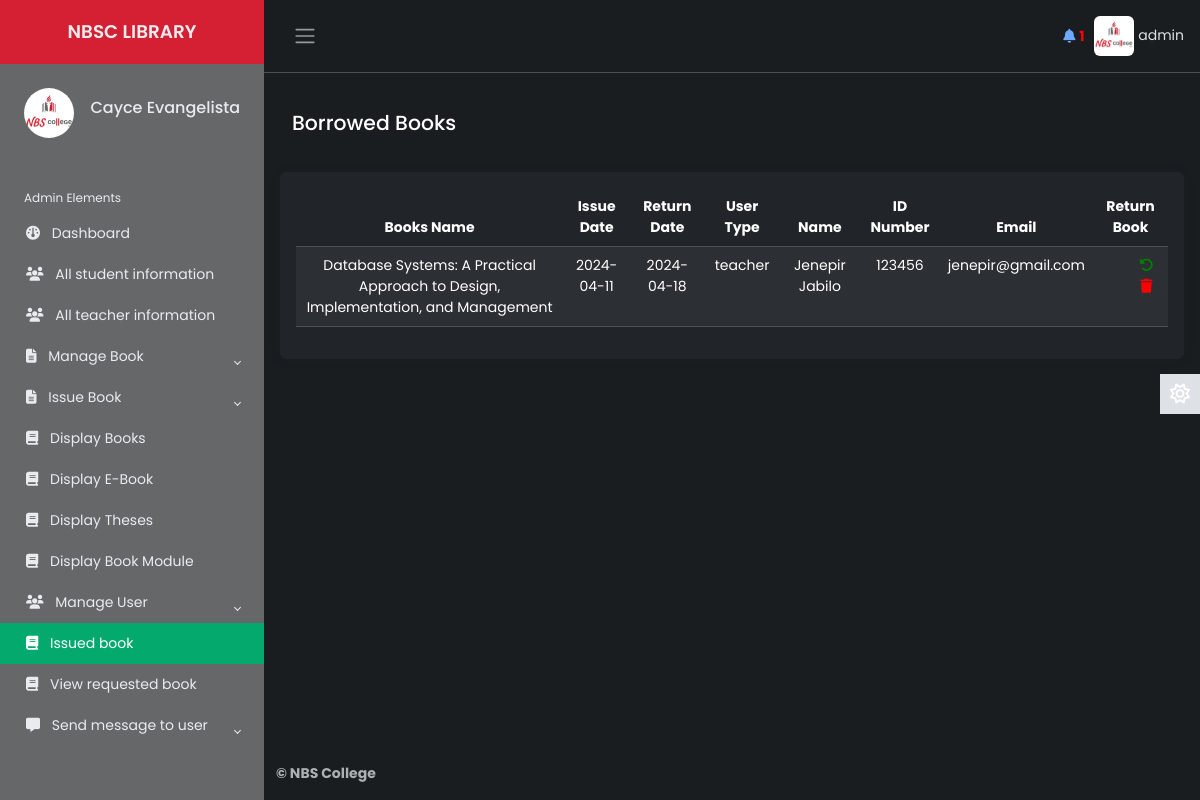
Page /Source/librarian/issued-books.php (signed in) on the earlier database version.
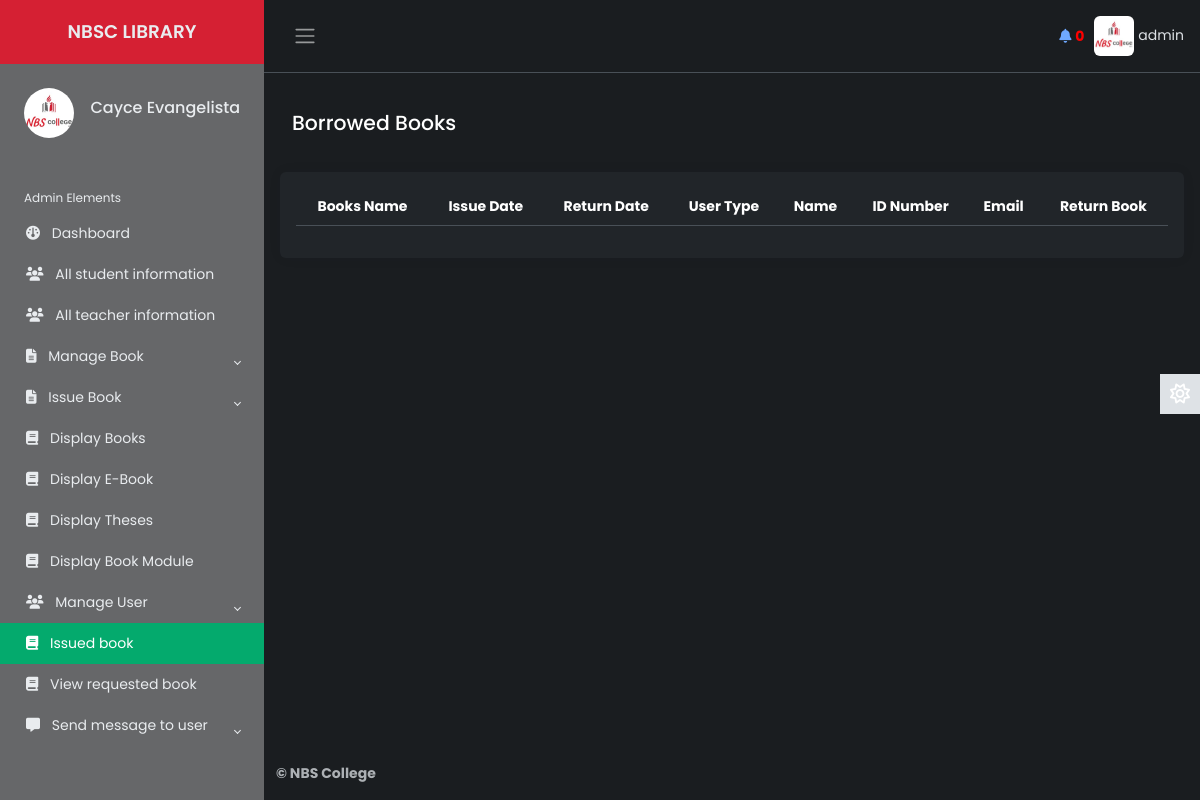
Same page on the later database version.
### tables this page shows
CREATE TABLE `lib_registration` (
  `id` int(2) NOT NULL,
  `name` varchar(50) NOT NULL,
  `username` varchar(20) NOT NULL,
  `password` varchar(20) NOT NULL,
  `email` varchar(50) NOT NULL,
  `phone` varchar(20) NOT NULL,
  `address` varchar(100) NOT NULL,
  `photo` varchar(500) NOT NULL,
  `status` varchar(7) NOT NULL
);

CREATE TABLE `issue_book` (
  `id` int(10) NOT NULL,
  `utype` varchar(10) NOT NULL,
  `student_number` varchar(20) NOT NULL,
  `name` varchar(100) NOT NULL,
  `last_name` varchar(50) NOT NULL,
  `middle_name` varchar(50) NOT NULL,
  `dept` varchar(10) NOT NULL,
  `phone` varchar(20) NOT NULL,
  `email` varchar(100) NOT NULL,
  `booksname` varchar(200) NOT NULL,
  `booksissuedate` varchar(10) NOT NULL,
  `booksreturndate` varchar(10) NOT NULL,
  `username` varchar(20) NOT NULL
);

### Source/librarian/issued-books.php (the view, shortened to what this page needs)
        <?php
    $page = 'ibook';
    include 'inc/header.php';
    include 'inc/connection.php';
 ?>
    <main class="content px-3 py-2">
                <div class="container-fluid">
				<div class="mb-3">
                        <h4>Borrowed Books
                        </h4>
                 </div>
            </div>
            <br>
            <div class="card border-0">
                        <div class="card-body">
                            <table class="table table-hover text-center table-striped" id="dtBasicExample">
                            <thead>
                                            <tr>
                                                <th>Books Name</th>
                                                <th>Issue Date</th>
                                                <th>Return Date</th>
                                                <th>User Type</th>
                                                <th>Name</th>
                                                <th>ID Number</th>
                                                <th>Email</th>
                                                <th>Return Book</th>
                                            </tr>
                                       </thead>
                                        <tbody>
                                            <?php
                                                $res= mysqli_query($link, "select * from issue_book");
                                                 while ($row=mysqli_fetch_array($res)) {
                                                    echo "<tr>";
                                                    echo "<td>"; echo $row["booksname"]; echo "</td>";
                                                    echo "<td>"; echo $row["booksissuedate"]; echo "</td>";
                                                    echo "<td>"; echo $row["booksreturndate"]; echo "</td>";
                                                    echo "<td>"; echo $row["utype"]; echo "</td>";
                                                    echo "<td>"; echo $row["name"]; echo " "; echo $row["last_name"]; echo "</td>";
                                                    echo "<td>"; echo $row["student_number"]; echo "</td>";
                                                    echo "<td>"; echo $row["email"]; echo "</td>";
                                                    echo "<td>";
                                                   ?>
                                                        <ul>
                                                      <li><a style="color: green;" href="return.php?id=<?php echo $row["id"]; ?>" onclick="return confirm('are you sure you want to return this book?')"><i class="fas fa-undo-alt"></i></a></li>
                                                            <li><a style="color: red;" href="delete.php?id=<?php echo $row["id"]; ?>" onclick="return confirm('Are you sure you want to delete this row?')"><i class="fas fa-trash"></i></a></li>
                                                        </ul>
                                                    <?php
                                                    echo "</td>";
                                                    echo "</tr>";
                                                }
                                                   ?>
                                        </tbody>
                            </table>
                        </div>
                    </div>
            </main>
<?php
		include 'inc/footer.php';
	 ?>

### Source/librarian/inc/header.php (shortened to what this page needs)
<?php
    include 'inc/connection.php';
    $res = mysqli_query($link,"select * from request_books where read1='no'");
    $not= mysqli_num_rows($res);
 ?>
<!DOCTYPE html>
<html lang="en" data-bs-theme="dark">
<head>
    <link href="https://cdn.datatables.net/v/dt/jszip-3.10.1/dt-2.0.3/b-3.0.1/b-html5-3.0.1/b-print-3.0.1/datatables.min.css" rel="stylesheet">
    <link href="https://cdn.jsdelivr.net/npm/bootstrap@5.3.3/dist/css/bootstrap.min.css" rel="stylesheet">
    <link rel="stylesheet" href="inc/css/custom1.css">
    <link rel="stylesheet" href="inc/css/animate.css">
</head>
<body>
    <div class="wrapper">
    <aside id="sidebar" class="js-sidebar">
            <div class="h-100">
                <div class="sidebar-logo text-center">
                    <a href="dashboard.php">NBSC LIBRARY</a>
                </div>
                <ul class="sidebar-nav">
                    <li class="sidebar-header">
                        <span>
                        <?php
                            $res = mysqli_query($link, "select * from lib_registration where username='".$_SESSION['username']."'");
                            while ($row = mysqli_fetch_array($res)){
                                ?><img src="<?php echo $row["photo"]; ?> " height="50px" width="50px" alt="something wrong" class="rounded-circle"></a> <?php
                            }
                        ?>
                        </span>
                        <h6 style="float: right; margin-top: 10px;">
							<?php
								$res = mysqli_query($link, "select * from lib_registration where username='".$_SESSION['username']."'");
								while ($row = mysqli_fetch_array($res)){
								$name  =  $row["name"];
								echo $name;
								}
							?>
            			</h6>
                    </li>
                    <br>
                    <li class="sidebar-header">
                        Admin Elements
                    </li>
                    <li class="sidebar-item <?php if($page=='home'){ echo 'active';} ?>">
                        <a href="dashboard.php" class="sidebar-link">
                        <i class="fa-solid fa-gauge pe-2"></i>
                            Dashboard
                        </a>
                    </li>
                    <li class="sidebar-item <?php if($page=='sinfo'){ echo 'active';} ?>">
                        <a href="all-student-info.php" class="sidebar-link">
                        <i class="fa-solid fa-users pe-2"></i>
                            All student information
                        </a>
                    </li>
					<li class="sidebar-item <?php if($page=='tinfo'){ echo 'active';} ?>">
                        <a href="all-teacher-info.php" class="sidebar-link">
                            <i class="fa-solid fa-users pe-2"></i>
                            All teacher information
                        </a>
                    </li>
                    <li class="sidebar-item">
                        <a href="#" class="sidebar-link collapsed" data-bs-target="#manage" data-bs-toggle="collapse"
                            aria-expanded="false"><i class="fa-solid fa-file-lines pe-2"></i>
                            Manage Book
                        </a>
                    </li>
                    <li class="sidebar-item">
                        <a href="dashboard.php" class="sidebar-link collapsed" data-bs-target="#issue" data-bs-toggle="collapse"
                            aria-expanded="false"><i class="fa-solid fa-file-lines pe-2"></i>
                            Issue Book
                        </a>
                    </li>
                    <li class="sidebar-item <?php if($page=='tbook'){ echo 'active';} ?>">
                        <a href="display-book.php" class="sidebar-link">
                         <i class="fa-solid fa-book pe-2"></i>
                            Display Books
                        </a>
                    </li>
                    <li class="sidebar-item <?php if($page=='d-ebook'){ echo 'active';} ?>">
                                <a href="display-ebook.php" class="sidebar-link">
                                <i class="fa-solid fa-book pe-2"></i>
                                    Display E-Book
                                </a>
                    </li>
                    <li class="sidebar-item <?php if($page=='d-t-book'){ echo 'active';} ?>">
                                <a href="display-thesis.php" class="sidebar-link">
                                <i class="fa-solid fa-book pe-2"></i>
                                    Display Theses
                                </a>
                    </li>
                    <li class="sidebar-item <?php if($page=='bmodule'){ echo 'active';} ?>">
                                <a href="display-progress.php" class="sidebar-link">
                                <i class="fa-solid fa-book pe-2"></i>
                                    Display Book Module
                                </a>
                    </li>
                    <li class="sidebar-item">
                        <a href="#" class="sidebar-link collapsed" data-bs-target="#user" data-bs-toggle="collapse"
                            aria-expanded="false"><i class="fa-solid fa-users pe-2"></i>
                            Manage User
                        </a>
                    </li>
                    <li class="sidebar-item <?php if($page=='ibook'){ echo 'active';} ?>">
                        <a href="issued-books.php" class="sidebar-link">
                         <i class="fa-solid fa-book pe-2"></i>
                            Issued book
                        </a>
                    </li>
                    <li class="sidebar-item <?php if($page=='rbook'){ echo 'active';} ?>">
                        <a href="requested-books.php" class="sidebar-link">
                        <i class="fa-solid fa-book pe-2"></i>
                            View requested book
                        </a>
                    </li>
                    <li class="sidebar-item">
                        <a href="#" class="sidebar-link collapsed" data-bs-target="#posts" data-bs-toggle="collapse"
                            aria-expanded="false">    <i class="fa-solid fa-message pe-2"></i>
                            Send message to user
                        </a>
                    </li>
                </ul>
            </div>
        </aside>
        <div class="main">
            <nav class="navbar navbar-expand px-3 border-bottom">
                <button class="btn" id="sidebar-toggle" type="button">
                    <span class="navbar-toggler-icon"></span>
                </button>
                <div class="navbar-collapse navbar">
                        <ul class="navbar-nav" style="margin-right:10px;">
                        <li class="icon">
                                <a href="requested-books.php" ><i class="fas fa-bell"></i></a>
                                <span class="count" onclick="window.location='requested-books.php'"><b id="notif" ><?php echo $not; ?></b></span>
                        </li>
                        </ul>
                        <li class="nav-item dropdown">
								<?php
                                     $res = mysqli_query($link, "select * from lib_registration where username='".$_SESSION['username']."'");
                                     while ($row = mysqli_fetch_array($res)){
                                         ?><a href="#" data-bs-toggle="dropdown" class="nav-icon pe-md-0" style="color: inherit;"><img src="<?php echo $row["photo"]; ?>" alt=""class="avatar img-fluid rounded"> <span><?php echo $_SESSION["username"]; ?></span></a> <?php
                                     }
                                ?>
                        </li>
                </div>
            </nav>
            <a href="#" class="theme-toggle">
                <i class="fa-regular fa-sun"></i>
            </a>
</body>
</html>

### Source/librarian/inc/footer.php (shortened to what this page needs)
<footer class="footer">
         <div class="container-fluid">
             <div class="row text-muted">
                 <div class="col-6 text-start">
                     <p class="mb-0">
                         <a href="#" class="text-muted">
                             <strong>&copy; NBS College</strong>
                         </a>
                     </p>
                 </div>
                 <div class="col-6 text-end">
                     <ul class="list-inline">
                     </ul>
                 </div>
             </div>
         </div>
     </footer>

### Source/librarian/inc/css/custom1.css (style rules this page uses)
body { font-family: 'Poppins', sans-serif; font-size: 0.875rem; opacity: 1; overflow-y: scroll; margin: 0; }
a { cursor: pointer; text-decoration: none; font-family: 'Poppins', sans-serif; }
.sidebar-item.active .sidebar-link { background-color: #04AA6D; color: #fff; }
.card-body { overflow-x: scroll; }
#notif { color: red; }
.h-100 { background-color: #666769; }
.sidebar-logo { background-color: #d52033; }
li { list-style: none; }
h4 { font-family: 'Poppins', sans-serif; font-size: 1.275rem; color: var(--bs-emphasis-color); }
.wrapper { align-items: stretch; display: flex; width: 100%; }
#sidebar { max-width: 40%; min-width: 264px; background: var(--bs-dark); transition: all 0.35s ease-in-out; }
.main { display: flex; flex-direction: column; min-height: 100vh; min-width: 0; overflow: hidden; transition: all 0.35s ease-in-out; width: 100%; background: var(--bs-dark-bg-subtle); }
.sidebar-logo { padding: 1.15rem; }
.sidebar-logo a { color: #e9ecef; font-size: 1.15rem; font-weight: 600; }
.sidebar-nav { flex-grow: 1; list-style: none; margin-bottom: 0; padding-left: 0; margin-left: 0; }
.sidebar-header { color: #e9ecef; font-size: .75rem; padding: 1.5rem 1.5rem .375rem; }
a.sidebar-link { padding: .625rem 1.625rem; color: #e9ecef; position: relative; display: block; font-size: 0.875rem; }
.sidebar-link[data-bs-toggle="collapse"]::after { border: solid; border-width: 0 .075rem .075rem 0; content: ""; display: inline-block; padding: 2px; position: absolute; right: 1.5rem; top: 1.4rem; transform: rotate(-135deg); transition: all .2s ease-out; }
.sidebar-link[data-bs-toggle="collapse"].collapsed::after { transform: rotate(45deg); transition: all .2s ease-out; }
.avatar { height: 40px; width: 40px; }
.navbar-expand .navbar-nav { margin-left: auto; }
.content { flex: 1; max-width: 100vw; width: 100vw; }
@media (min-width:768px) { .content { max-width: auto; width: auto; } }
.card { box-shadow: 0 0 .875rem 0 rgba(34, 46, 60, .05); margin-bottom: 24px; }
.theme-toggle { position: fixed; top: 50%; transform: translateY(-65%); text-align: center; z-index: 10; right: 0; left: auto; border: none; background-color: var(--bs-body-color); }
html[data-bs-theme="dark"] .theme-toggle .fa-sun, html[data-bs-theme="light"] .theme-toggle .fa-moon { cursor: pointer; padding: 10px; display: block; font-size: 1.25rem; color: #FFF; }

Differences in the rows shown:
removed issue_book: booksname "Database Systems: A Practical Approach to Design, Implementation, and Management", booksissuedate "2024-04-11", booksreturndate "2024-04-18", utype "teacher", name "Jenepir", last_name "Jabilo", student_number "123456", email "jenepir@gmail.com"
Other differences:
$not: "1" → "0"
